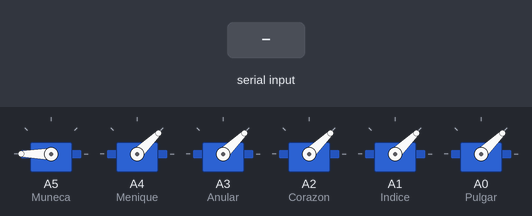
Bench run of a sketch on a simulated Arduino Uno, built with avr-gcc and run on an emulated ATmega328P. On the bench: 6 × servo. The inputs (shaded band) are chosen by the test bench.

Above: at 1.2 s.
1.3 s: "90,45," received over the second serial link
At 3.2 s:
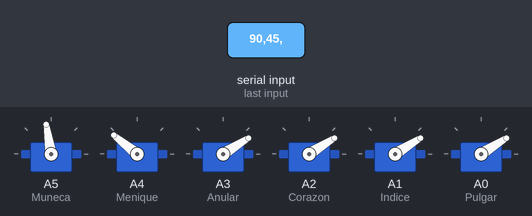
3.5 s: "30,150," received over the second serial link
At 4.8 s:
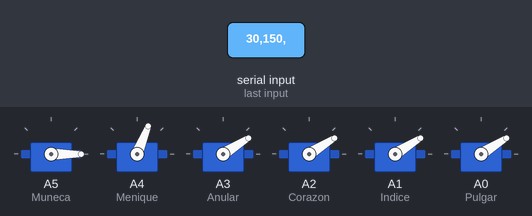
5.5 s: "90," received over the second serial link
At 6.3 s:
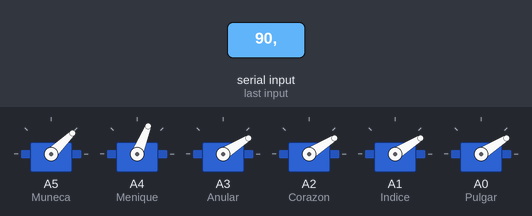
7.5 s: "200," received over the second serial link
At 9.1 s:
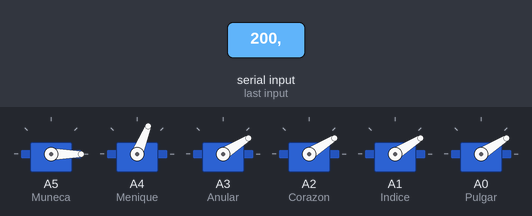
Timing chart, 0 to 10.5 s (numbered marks = the images above; inputs shaded):
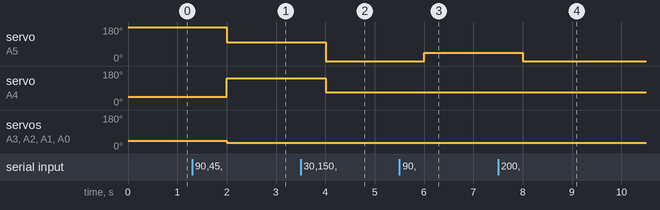

The sketch:

Brazo_Receptor_Definitivo.ino
```cpp
#include <Servo.h>                                    //Esta es la libreria que nos ayuda a controlar los servo-motores
#include <SoftwareSerial.h>                           //Esta es la libreria que nos ayuda a hacer la comunicación con el Bluetooth
SoftwareSerial BT(10,11);                             //Declaramos el Pin 10 como Rx y el Pin 11 como Tx

Servo Pulgar;                                         //Declaramos el servo-motor con el nombre Pulgar
Servo Indice;                                         //Declaramos el servo-motor con el nombre Indice
Servo Corazon;                                        //Declaramos el servo-motor con el nombre Corazon
Servo Anular;                                         //Declaramos el servo-motor con el nombre Anular
Servo Menique;                                        //Declaramos el servo-motor con el nombre Menique
Servo Muneca;                                         //Declaramos el servo-motor con el nombre Muneca

int msg[6];                                           //Creamos un array para recibir los datos de los sensores flex
float temp = 0;                                       //Creamos un float para poder calcular el tiempo
boolean bloqueado = false;                            //Creamos un boolean para poder desbloquear el Bt.avaiable en caso que se bloquee
boolean datosMotor = false;                           //Creamos un boolean para mover los motores cuando lleguen datos

void setup()
{
  BT.begin(9600);                                     //Iniciamos el bluetooth

  Muneca.attach(A5);                                  //Declaramos el servo-motor Muneca en el Pin A5
  Menique.attach(A4);                                 //Declaramos el servo-motor Menique en el Pin A4
  Anular.attach(A3);                                  //Declaramos el servo-motor Anular en el Pin A3
  Corazon.attach(A2);                                 //Declaramos el servo-motor Corazon en el Pin A2
  Indice.attach(A1);                                  //Declaramos el servo-motor Indice en el Pin A1
  Pulgar.attach(A0);                                  //Declaramos el servo-motor Pulgar en el Pin A0
  Muneca.write(180);                                  //Iniciamos el servo-motor en la posición de 180 grados
  Menique.writeMicroseconds(1000);                    //Iniciamos el servo-motor en la posición de 0 grados
  Anular.writeMicroseconds(1000);                     //Iniciamos el servo-motor en la posición de 0 grados
  Corazon.writeMicroseconds(1000);                    //Iniciamos el servo-motor en la posición de 0 grados
  Pulgar.writeMicroseconds(1000);                     //Iniciamos el servo-motor en la posición de 0 grados
  Indice.writeMicroseconds(1000);                     //Iniciamos el servo-motor en la posición de 0 grados
  }

void loop()
{
  temp = millis();                                    //Declaramos temp como millis para iniciar un temporizador
  while ((BT.available()<18) && (bloqueado == false)) //Mientras que BT.available tenga menos de 18 bites y bloqueado sea falso entra en esta condición
    {
     float currentTime = millis();                    //Creamos un float para terminar el temporizador
     if (currentTime > (temp + 2000))                 //Si currentTime llega a dos segundos entra en esta condición
        {
        BT.flush();                                   //Al entrar en la condicion limpia la memoria de BT para poder salir del bloqueado
        bloqueado = true;                             //Ponemos bloqueado igual a true para salir de la condición
        }
    }
  bloqueado = false;                                  //Bloqueado volvemos a poner a false para podar volver a entrar
  while (BT.available()>0)                            //Cuando el BT.available sea mayor a cero bites entra en esta condición
   {
      int num = BT.available();                       //Creamos un int para contar los nueros de bytes que hay en el BT.available
      char buffer[3];                                 //Creamos un buffer cuatro datos tipo char
      BT.readBytesUntil(',', buffer, 7);              //Esta funcion es para leer los datos hasta cada "," del buffer y tiene un maximo de 7 bloques
      msg[(num/3)-1] = atoi(buffer);                  //Esta función es para decir qeu cada bloque que hemos hecho con la función anterior las enumere
      datosMotor = true;                              //Activamos datosMotor para asi mover los datos
   }

 if (datosMotor == true)                              //Una condición para evitar movimiento no necesario
   {
     motores();                                       //Función para mover motores
     datosMotor = false;                              //Apagamos datosMotor para que no pueda entrar denuevo sin pasar por a condición anterior
   }
}

void motores()
{
 int pulgar = map (msg[5], 10, 90, 1000, 2000);       //Es un mapeo para poder mover los motores correctamente
 Pulgar.writeMicroseconds(pulgar);                    //Función para mover los motores
 int indice = map (msg[4], 10, 90, 1000, 2000);       //Es un mapeo para poder mover los motores correctamente
 Indice.writeMicroseconds(indice);                    //Función para mover los motores
 int corazon = map (msg[3], 10, 90, 1000, 2000);      //Es un mapeo para poder mover los motores correctamente
 Corazon.writeMicroseconds(corazon);                  //Función para mover los motores
 int anular = map (msg[2], 10, 90, 1000, 2000);       //Es un mapeo para poder mover los motores correctamente
 Anular.writeMicroseconds(anular);                    //Función para mover los motores
 int menique = map (msg[1], 10, 90, 1000, 2000);      //Es un mapeo para poder mover los motores correctamente
 Menique.writeMicroseconds(menique);                  //Función para mover los motores
 int muneca = map (msg[0], 10, 90, 2000, 1000);       //Es un mapeo para poder mover los motores correctamente
 Muneca .writeMicroseconds(muneca);                   //Función para mover los motores
}
```

Measured:
- after the input at 1.3 s, servo on A5 (Muneca): 180° → 99° after 0.70 s; servo on A4 (Menique): 44° → 141° after 0.70 s; servo on A3 (Anular), servo on A2 (Corazon), servo on A1 (Indice), servo on A0 (Pulgar): 44° → 32° after 0.70 s
- after the input at 3.5 s, servo on A5 (Muneca): 99° → 0° after 0.50 s; servo on A4 (Menique): 141° → 68° after 0.50 s
- after the input at 5.5 s, servo on A5 (Muneca): 0° → 44° after 0.50 s
- after the input at 7.5 s, servo on A5 (Muneca): 44° → 0° after 0.51 s
